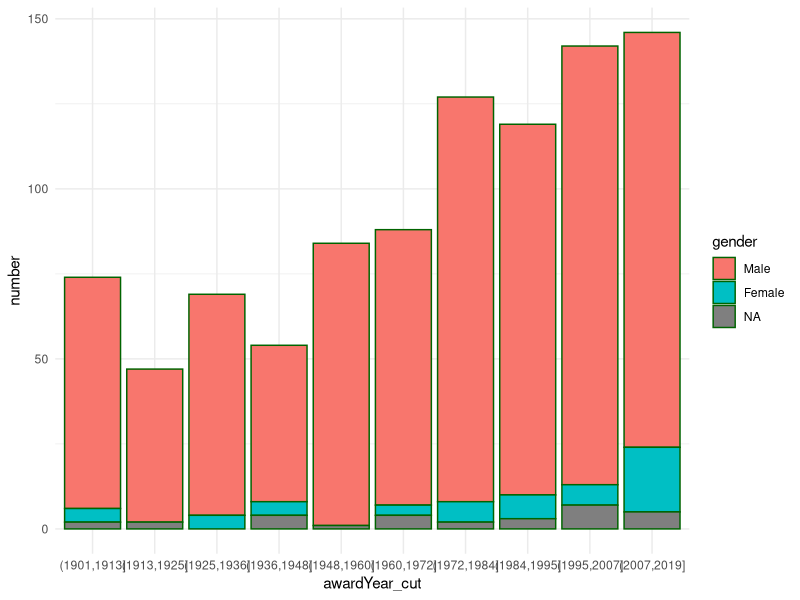
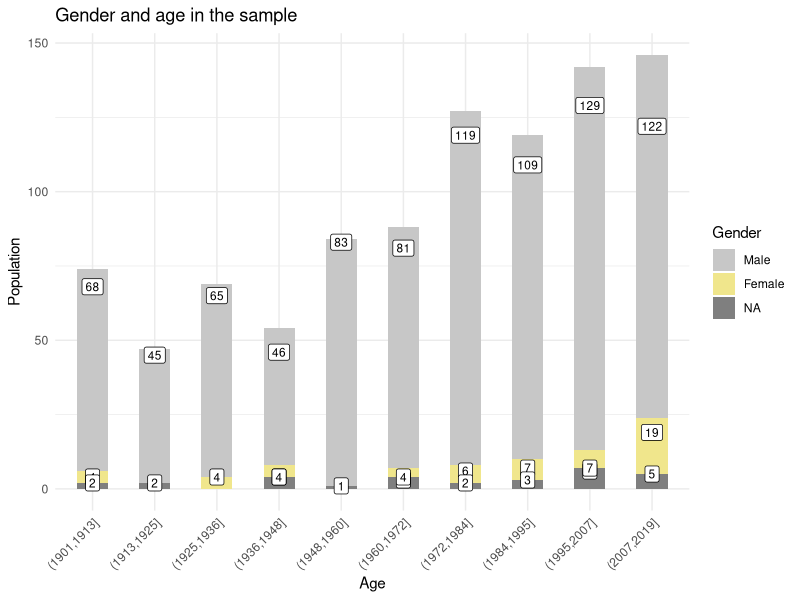
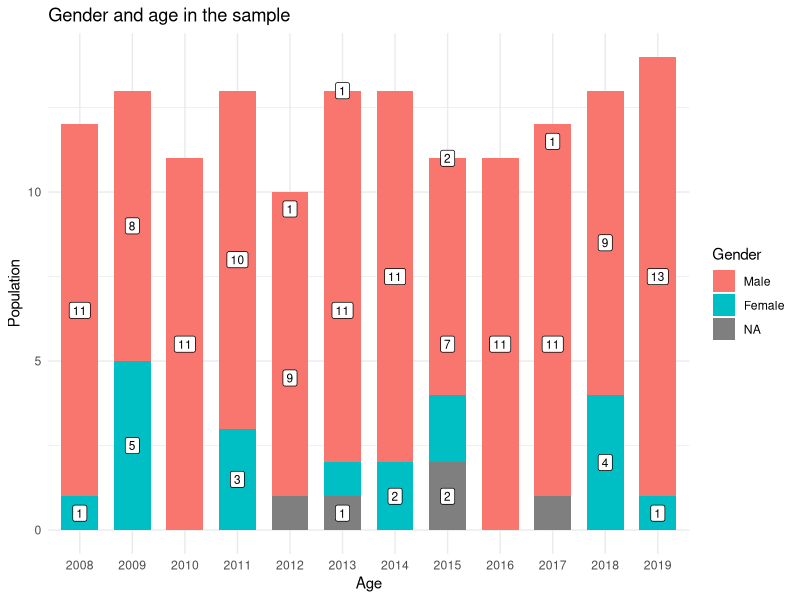
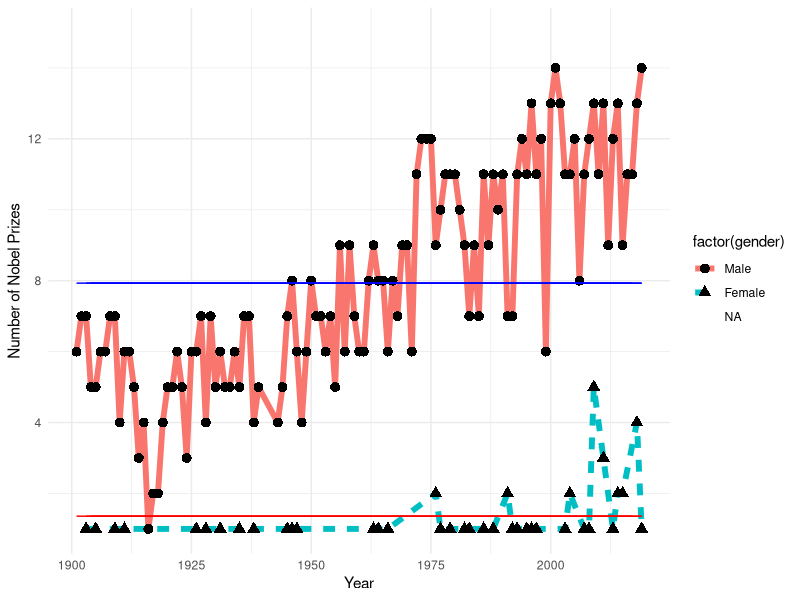
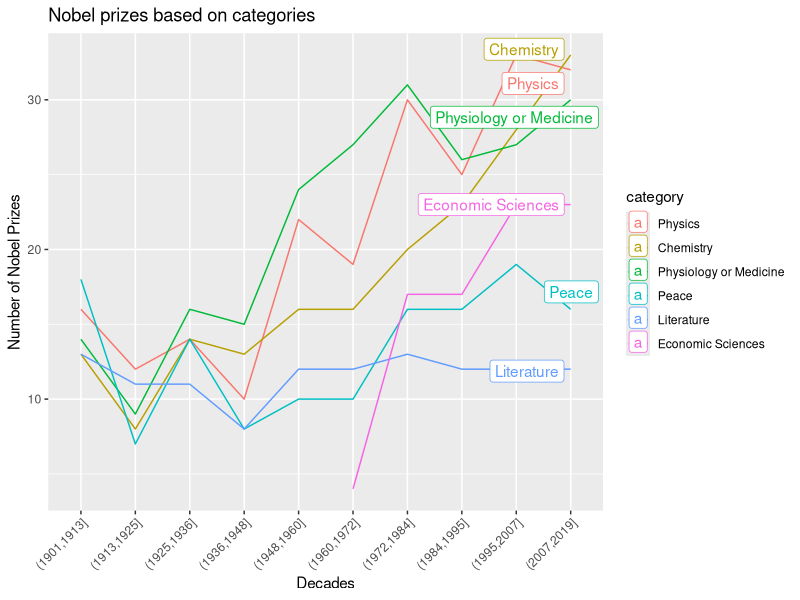
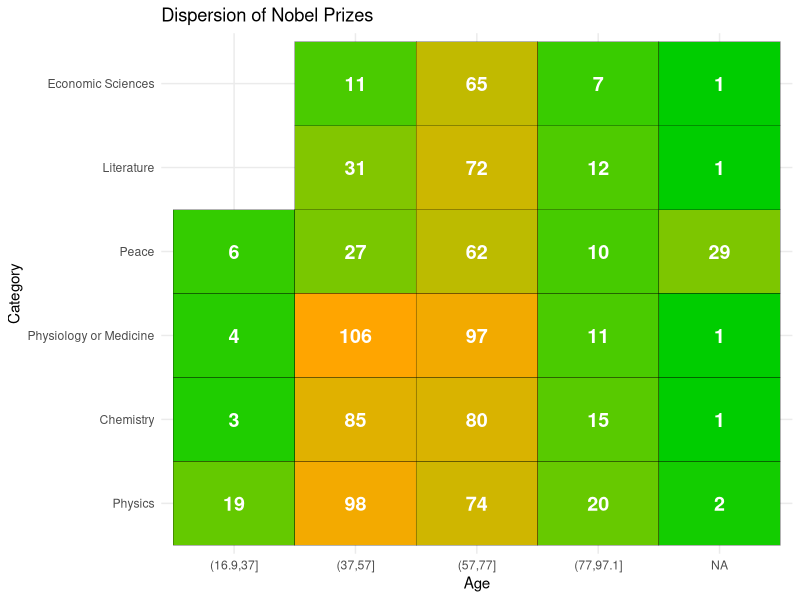

Source code (R) for these figures, in order:
library(ggplot2)
library(dplyr)
library(scales)
library(RColorBrewer)
library(lubridate)
library(stringr)
library(readr)

nobel <- read_csv('complete.csv')

# Preprocessing

nobel <- mutate(nobel, birth_date = ifelse(birth_date == "1943-00-00", "1943-11-07", birth_date))

nobel$laureate_or_org = if_else(is.na(nobel$knownName), "Organization", "Individual")
nobel$laureate_or_org = factor(nobel$laureate_or_org, levels = c("Individual", "Organization"))

nobel$category = factor(nobel$category, levels = c('Physics', 'Chemistry', 'Physiology or Medicine',
                                                             'Peace', 'Literature', 'Economic Sciences'))

nobel$prizeStatus <- str_to_title(nobel$prizeStatus)
nobel$prizeStatus <- factor(nobel$prizeStatus, levels = c('Received', 'Declined', 'Restricted'))

nobel$gender <- str_to_title(nobel$gender)
nobel$gender <- factor(nobel$gender, levels = c('Male', 'Female'))

nobel$gen_org <- if_else(nobel$gender == 'Male', "Male", "Female", "Organization")
nobel$gen_org <- factor(nobel$gen_org, levels = c("Male", "Female", "Organization"))

nobel <- nobel %>%
  mutate(awardDate = as.Date(ISOdate(awardYear, 10, 01)), # approximating 
         age_days = ifelse(birth_date == "", "unnknown", awardDate - as.Date(birth_date)),
         age_years = round(interval(as.Date(birth_date), awardDate) / years(1)), 
         life_span_days = as.Date(death_date) - as.Date(birth_date), 
         life_span_years = round(interval(as.Date(birth_date), death_date) / years(1)), 
         is_alive = laureate_or_org == 'Laureate' & is.na(death_date))

 # Visualisations - from lectures

# Plot 1

nobel$awardYear_cut <- cut(nobel$awardYear, 10, dig.lab=4)

nobel_no_year_gender <- nobel %>% 
  group_by(awardYear_cut, gender) %>% 
  summarise(number = length(awardYear_cut))

ggplot(data = nobel_no_year_gender, aes(x = awardYear_cut, y = number, fill = gender)) +
  geom_bar(stat = 'identity', color = 'darkgreen') +
  theme_minimal() 

# solution - adjust the geom_label:
ggplot(data = nobel_no_year_gender, aes(x = awardYear_cut, y = number, fill = factor(gender))) +
  geom_bar(na.rm = TRUE, position = "stack", width = 0.5, stat = "identity") +
  ggtitle('Gender and age in the sample') +
  xlab('Age') +
  ylab('Population') +
  labs(fill = 'Gender') +
  theme_minimal() +
  scale_fill_manual(values = c('grey78', 'khaki', 'blue')) +
  geom_label(aes(y = number, label = number), fill = 'white', position = "identity",
             vjust = 0.5, color = "black", size = 3) +
  theme(axis.text.x = element_text(angle=45, hjust=1))

# Plot 2 - let's look into the last decade more closely. Adjust geom_label (again)

last_decade_no <- nobel %>% 
  group_by(awardYear, gender) %>% 
  summarise(number = length(awardYear))

last_decade_no_adj <- last_decade_no %>% 
  arrange(awardYear, desc(gender)) %>% 
  group_by(awardYear) %>% 
  mutate(label_sum = cumsum(number))

final <- last_decade_no_adj %>% 
  mutate(label_sum2 = label_sum*.5)

ggplot(data = final, aes(x = factor(awardYear), y = number, fill = factor(gender))) +
  geom_bar(na.rm = TRUE, position = "stack", width = 0.7, stat = "identity") +
  ggtitle('Gender and age in the sample') +
  xlab('Age') +
  ylab('Population') +
  labs(fill = 'Gender') +
  theme_minimal() +
  geom_label(aes(y = label_sum2, label = number), fill = 'white', position = position_stack(),
             vjust = 0.5, color = "black", size = 3) +
  scale_x_discrete(limits = as.character(seq(2008, 2019, 1)))

# Plot 3 - raczej useless

mean_no_of_nobels_men <- mean(final[final$gender == "Male", ]$label_sum, na.rm=T)
mean_no_of_nobels_women <- mean(final[final$gender == "Female", ]$label_sum, na.rm=T)

ggplot(data = final, aes(x = awardYear, y = label_sum, group = factor(gender))) +
  geom_line(aes(linetype = factor(gender), color = factor(gender)), size = 2) +
  geom_point(size = 3, aes(shape = factor(gender))) +
  theme_minimal() +
  geom_line(aes(y=mean_no_of_nobels_men), color = "blue") +
  geom_line(aes(y=mean_no_of_nobels_women), color = "red") +
  ylab("Number of Nobel Prizes") +
  xlab("Year")

# Plot 4 - usage of ggplot extensions
library(ggrepel)

unique_categories <- unique(nobel$awardYear_cut)

nobel_no_year_category <- nobel %>% 
  group_by(awardYear_cut, category) %>% 
  summarise(number = length(awardYear_cut)) %>% 
  mutate(label = if_else(awardYear_cut == levels(nobel$awardYear_cut)[length(unique_categories <- unique(nobel$awardYear_cut))],
                         as.character(category),
                         NA_character_))

nobel_no_year_category %>%
  ggplot(aes(x = awardYear_cut, y = number, group = category, colour = category)) + 
  geom_line() +
  theme(axis.text.x = element_text(angle=45, hjust=1)) +
  geom_label_repel(aes(label = label,
                 na.rm = TRUE)) +
  xlab("Decades") +
  ylab("Number of Nobel Prizes") +
  ggtitle("Nobel prizes based on categories")

# Plot 5 - table

nobel.agg <- nobel %>%
  mutate(age_years_cut = cut(age_years, 4)) %>% 
  count(age_years_cut, category)

ggplot(nobel.agg, aes(x = age_years_cut, y = category)) + # nowa baza danych
  geom_tile(aes(fill = n), color = 'black', show.legend = F) +
  theme_minimal() + 
  geom_text(aes(label = n), size = 5, fontface = 'bold', color = 'white') +
  labs(title = 'Dispersion of Nobel Prizes',
       x = "Age",
       y = "Category") +
  scale_fill_gradient(low = 'green3', high = 'orange')
  